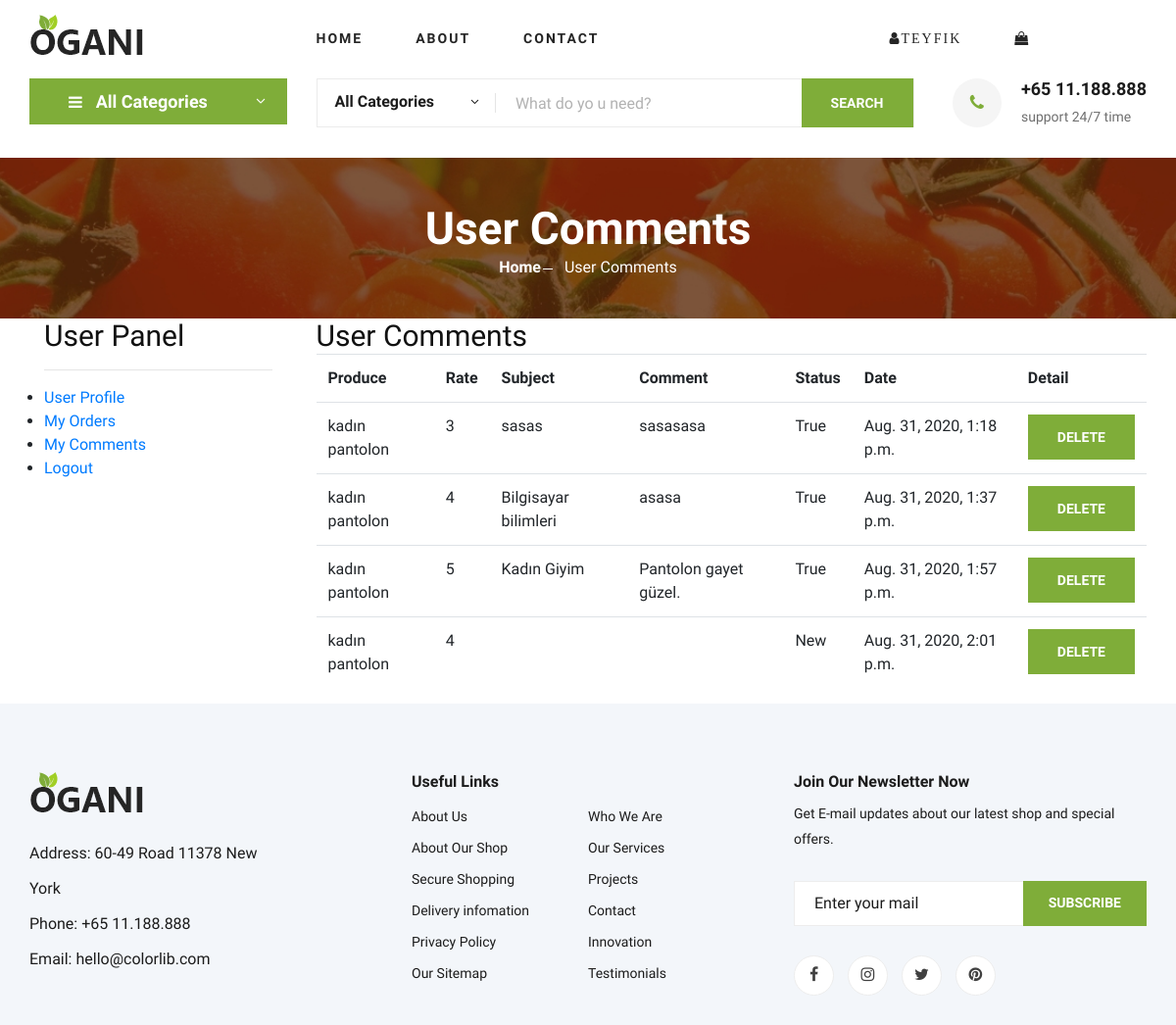
Page /user/comments/ (signed in) on the earlier database version.
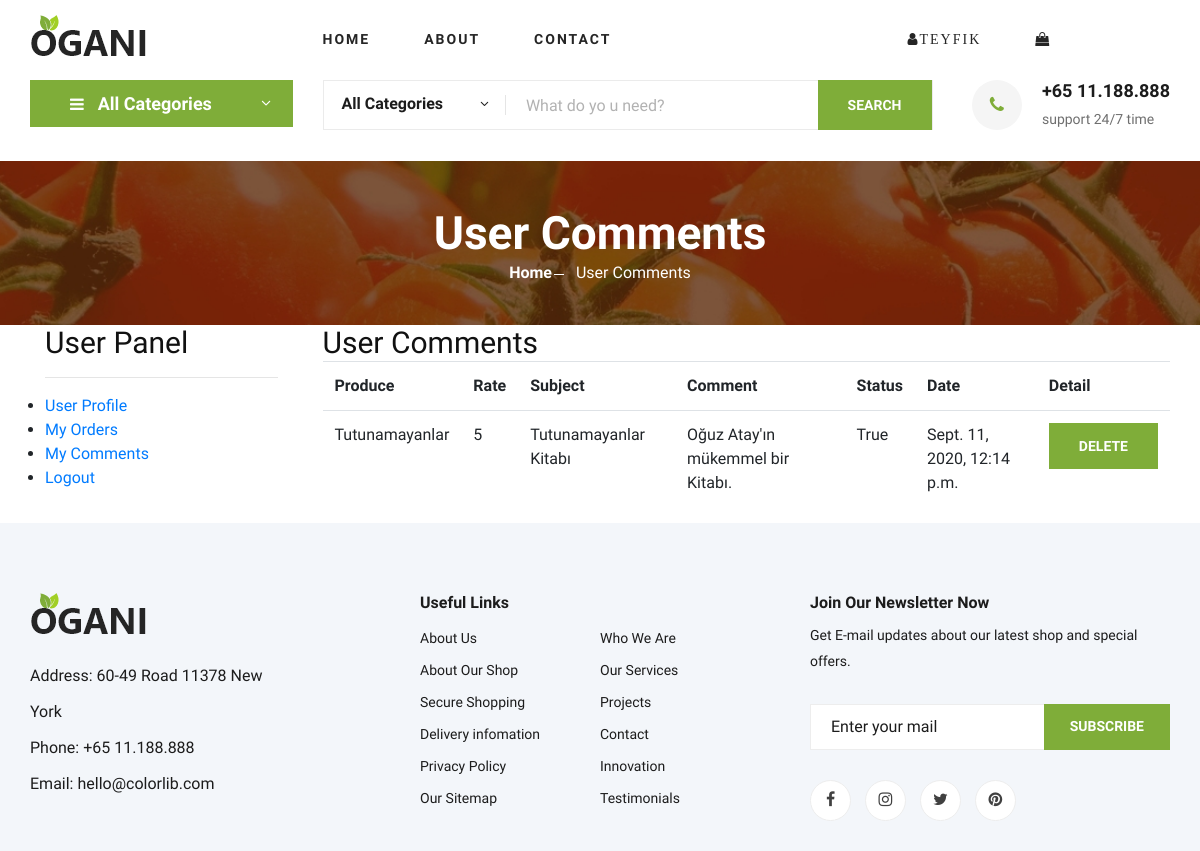
Same page on the later database version.
### Produce/models.py (models this page shows, shortened)
class Comment(models.Model):
    STATUS=(
        ('New','Yeni'),
        ('True','Evet'),
        ('False','Hayır'),
    )
    produce=models.ForeignKey(Produce,on_delete=models.CASCADE)
    user=models.ForeignKey(User,on_delete=models.CASCADE)
    subject=models.CharField(max_length=50)
    comment=models.TextField(max_length=200)
    rate=models.IntegerField(blank=True)
    status=models.CharField(max_length=10,choices=STATUS,default='New')
    ip=models.CharField(blank=True,max_length=20)
    create_at=models.DateTimeField(auto_now_add=True)
    update_at=models.DateTimeField(auto_now=True)

class Produce(models.Model):
        STATUS = (
            ('True', 'Evet'),
            ('False', 'Hayır'),
        )
        category = models.ForeignKey(Category, on_delete=models.CASCADE)  # category tablosu ile ilişki
        title = models.CharField(blank=True, max_length=100)
        keywords = models.CharField(blank=True, max_length=255)
        description = models.CharField(blank=True, max_length=255)
        image = models.ImageField(blank=True, upload_to='images/')
        cost=models.FloatField()
        Quantity=models.IntegerField()
        slug=models.SlugField(null=False, unique=True)
        detail = RichTextUploadingField()
        status = models.CharField(max_length=10, choices=STATUS)
        created_at = models.DateTimeField(auto_now_add=True)
        updated_at = models.DateTimeField(auto_now=True)
        def image_tag(self):
            return  mark_safe('<img src ="{}" height="50"/>'.format(self.image.url))
        image_tag.short_description='Image'

### user/views.py (the view)
# urls.py: path('comments/',views.comments,name='comments'),
@login_required(login_url='/login')
def comments(request):
    category = Category.objects.all()
    current_user = request.user
    comments = Comment.objects.filter(user_id=current_user.id)
    context = {
        'category': category,
        'comments': comments
    }
    return render(request, "user_comments.html", context)

### user/templates/user_comments.html (shortened to what this page needs)
{% extends "homebase.html" %}
{% block content %}
    {% load static %}
    <section class="breadcrumb-section set-bg" data-setbg="{% static 'img/breadcrumb.jpg'%}">
        <div class="container">
            <div class="row">
                <div class="col-lg-12 text-center">
                    <div class="breadcrumb__text">
                        <h2>User Comments</h2>
                        <div class="breadcrumb__option">
                            <a href="/">Home</a>
                            <span>User Comments</span>
                        </div>
                    </div>
                </div>
            </div>
        </div>
    </section>
    <div id="contact" class="section wb">
        <div class="container">
            <div class="row">
                <div class="col-md-3">
                    <div class="container">
                        <div class="map-box">
                            <h3 class="title">User Panel</h3>
                            <hr>
                        </div>
                        {% include "user_panel.html" %}
                    </div>
                </div>
                <div class="col-md-9">
                    <div class="map-box">
                        <h3 class="title">User Comments</h3>
                    </div>
                    <table class="table">
                        <tr>
                            <th class="text-left">Produce</th>
                            <th class="text-left">Rate</th>
                            <th class="text-left">Subject</th>
                            <th class="text-left">Comment</th>
                            <th class="text-left">Status</th>
                            <th class="text-left">Date</th>
                            <th class="text-left">Detail</th>
                        </tr>
                        {% for rs in comments %}
                            <tr>
                                <td class="text-left">{{rs.produce.title}}</td>
                                <td class="text-left">{{ rs.rate }}</td>
                                <td class="text-left">{{ rs.subject }}</td>
                                <td class="text-left">{{ rs.comment }}</td>
                                <td class="text-left">{{ rs.status }}</td>
                                <td class="text-left">{{ rs.create_at }}</td>
                                <td class="text-left"><a class="site-btn" href="/user/deletecomment/{{ rs.id }}">Delete</a></td>
                            </tr>
                        {% endfor %}
                    </table>
                </div>
            </div>
        </div>
    </div>
{% endblock %}

Differences in the rows shown:
removed Comment: produce "kadın pantolon", rate "3", subject "sasas", comment "sasasasa", status "True", create_at "Aug. 31, 2020, 1:18 p.m."
removed Comment: produce "kadın pantolon", rate "4", subject "Bilgisayar bilimleri", comment "asasa", status "True", create_at "Aug. 31, 2020, 1:37 p.m."
removed Comment: produce "kadın pantolon", rate "5", subject "Kadın Giyim", comment "Pantolon gayet güzel.", status "True", create_at "Aug. 31, 2020, 1:57 p.m."
removed Comment: produce "kadın pantolon", rate "4", status "New", create_at "Aug. 31, 2020, 2:01 p.m."
added Comment: produce "Tutunamayanlar", rate "5", subject "Tutunamayanlar Kitabı", comment "Oğuz Atay'ın mükemmel bir Kitabı.", status "True", create_at "Sept. 11, 2020, 12:14 p.m."
